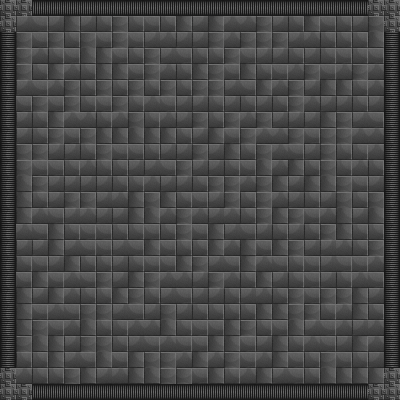

Rendered tile map (Tiled .tmx) drawn with the repository's tilesets; below, a short description and the full map source, tile grids included:
An orthogonal 25x25 tile map with 16x16 px tiles, 1 tile layer (Background).

<map version="1.2" tiledversion="1.3.1" orientation="orthogonal" renderorder="right-down" compressionlevel="-1" width="25" height="25" tilewidth="16" tileheight="16" infinite="0" nextlayerid="3" nextobjectid="1">
 <tileset firstgid="1" source="tileset.tsx" />
 <layer id="2" name="Background" width="25" height="25">
  <data encoding="csv">
7,7,11,11,11,11,11,11,11,11,11,11,11,11,11,11,11,11,11,11,11,11,11,7,7,
7,2,3,2,6,2,1,5,1,3,1,6,2,6,4,4,5,2,1,6,3,1,2,5,7,
12,5,3,5,1,5,3,5,3,2,4,2,2,5,4,5,5,5,2,4,1,1,1,6,12,
12,5,4,1,3,6,6,3,1,5,2,3,1,1,5,3,2,2,1,2,1,3,1,3,12,
12,5,1,6,4,1,6,6,3,5,4,1,6,5,3,6,1,3,4,5,3,4,5,4,12,
12,2,3,4,5,1,5,1,5,1,5,1,5,5,2,3,6,4,5,2,6,6,1,4,12,
12,3,5,3,5,1,3,5,1,4,3,2,2,1,2,1,2,1,5,4,2,2,1,2,12,
12,2,1,6,4,4,1,4,5,1,4,2,5,1,5,4,5,2,2,2,6,5,2,3,12,
12,2,1,5,3,5,6,6,6,6,6,1,2,6,3,5,4,4,5,3,5,5,4,4,12,
12,5,5,2,2,1,5,3,3,1,2,2,5,2,6,1,5,4,3,2,5,1,1,4,12,
12,5,3,3,1,4,1,1,2,2,3,5,2,2,1,3,6,4,6,1,5,1,4,1,12,
12,6,5,2,2,2,2,1,1,4,2,2,1,5,5,4,5,6,2,6,6,5,3,2,12,
12,6,1,2,5,5,2,4,6,5,6,1,3,2,5,1,5,4,2,1,2,5,1,5,12,
12,6,4,3,2,4,2,2,6,6,4,5,4,2,4,1,5,6,5,3,4,6,2,6,12,
12,4,3,6,1,3,3,1,1,3,1,5,3,6,2,3,2,1,2,1,5,6,1,1,12,
12,2,2,6,2,3,3,2,3,6,3,1,1,6,4,6,3,6,5,2,2,4,1,5,12,
12,1,3,2,6,1,1,2,1,3,3,6,5,2,3,6,4,3,1,3,2,3,3,4,12,
12,3,6,3,4,3,5,2,6,5,4,4,2,5,4,1,6,2,1,3,2,1,4,3,12,
12,6,2,6,4,1,1,6,5,1,2,3,2,2,1,2,4,1,5,3,5,5,6,2,12,
12,6,3,4,3,5,5,2,3,2,5,2,1,1,1,1,6,6,5,5,1,4,6,1,12,
12,6,5,3,4,6,1,1,4,4,6,1,3,3,6,5,1,3,6,2,3,4,2,4,12,
12,5,6,6,2,5,5,1,2,3,4,3,3,6,6,3,2,6,1,4,3,2,6,4,12,
12,1,1,6,2,3,6,3,6,5,5,4,6,4,5,3,4,6,3,1,5,3,1,2,12,
7,4,1,1,5,6,2,4,6,6,5,5,3,6,1,4,6,2,3,1,6,6,6,6,7,
7,7,11,11,11,11,11,11,11,11,11,11,11,11,11,11,11,11,11,11,11,11,11,7,7
</data>
 </layer>
</map>